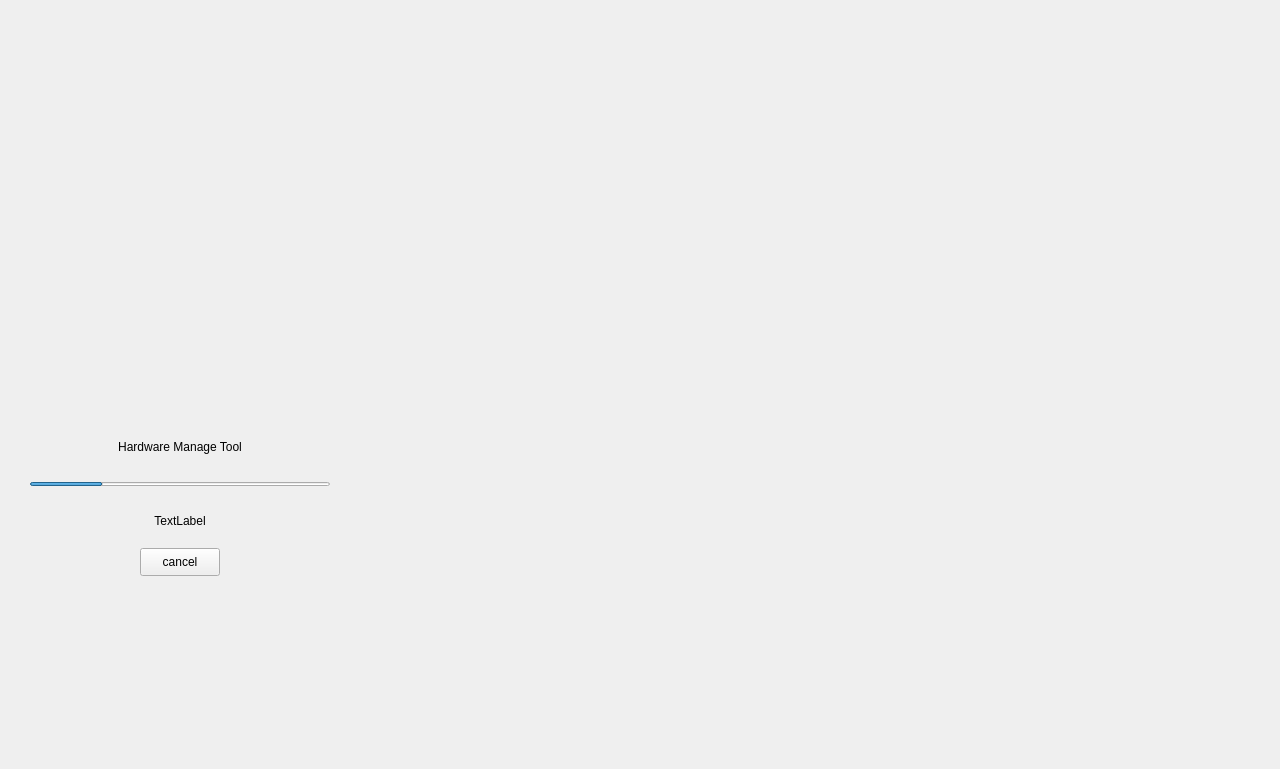
<?xml version="1.0" encoding="UTF-8"?>
<ui version="4.0">
 <class>Launcher</class>
 <widget class="QWidget" name="Launcher">
  <property name="geometry">
   <rect>
    <x>0</x>
    <y>0</y>
    <width>1280</width>
    <height>769</height>
   </rect>
  </property>
  <property name="minimumSize">
   <size>
    <width>1280</width>
    <height>769</height>
   </size>
  </property>
  <property name="maximumSize">
   <size>
    <width>1280</width>
    <height>769</height>
   </size>
  </property>
  <property name="windowTitle">
   <string>Launcher</string>
  </property>
  <layout class="QHBoxLayout" name="horizontalLayout_4">
   <property name="spacing">
    <number>0</number>
   </property>
   <property name="leftMargin">
    <number>0</number>
   </property>
   <property name="topMargin">
    <number>0</number>
   </property>
   <property name="rightMargin">
    <number>100</number>
   </property>
   <property name="bottomMargin">
    <number>0</number>
   </property>
   <item>
    <widget class="QWidget" name="widget" native="true">
     <property name="minimumSize">
      <size>
       <width>360</width>
       <height>0</height>
      </size>
     </property>
     <property name="maximumSize">
      <size>
       <width>360</width>
       <height>16777215</height>
      </size>
     </property>
     <layout class="QVBoxLayout" name="verticalLayout">
      <property name="spacing">
       <number>20</number>
      </property>
      <property name="leftMargin">
       <number>0</number>
      </property>
      <property name="topMargin">
       <number>0</number>
      </property>
      <property name="rightMargin">
       <number>0</number>
      </property>
      <property name="bottomMargin">
       <number>0</number>
      </property>
      <item>
       <widget class="QWidget" name="fixedSpacer_0" native="true">
        <property name="minimumSize">
         <size>
          <width>0</width>
          <height>330</height>
         </size>
        </property>
        <property name="maximumSize">
         <size>
          <width>16777215</width>
          <height>330</height>
         </size>
        </property>
       </widget>
      </item>
      <item>
       <layout class="QHBoxLayout" name="horizontalLayout">
        <property name="spacing">
         <number>0</number>
        </property>
        <item>
         <spacer name="horizontalSpacer">
          <property name="orientation">
           <enum>Qt::Horizontal</enum>
          </property>
          <property name="sizeHint" stdset="0">
           <size>
            <width>40</width>
            <height>20</height>
           </size>
          </property>
         </spacer>
        </item>
        <item>
         <widget class="QLabel" name="IconLabel">
          <property name="minimumSize">
           <size>
            <width>70</width>
            <height>70</height>
           </size>
          </property>
          <property name="maximumSize">
           <size>
            <width>70</width>
            <height>70</height>
           </size>
          </property>
          <property name="text">
           <string/>
          </property>
         </widget>
        </item>
        <item>
         <spacer name="horizontalSpacer_2">
          <property name="orientation">
           <enum>Qt::Horizontal</enum>
          </property>
          <property name="sizeHint" stdset="0">
           <size>
            <width>40</width>
            <height>20</height>
           </size>
          </property>
         </spacer>
        </item>
       </layout>
      </item>
      <item>
       <widget class="QLabel" name="NameLabel">
        <property name="text">
         <string>Hardware Manage Tool</string>
        </property>
        <property name="alignment">
         <set>Qt::AlignCenter</set>
        </property>
       </widget>
      </item>
      <item>
       <layout class="QHBoxLayout" name="horizontalLayout_2">
        <property name="spacing">
         <number>0</number>
        </property>
        <item>
         <spacer name="horizontalSpacer_3">
          <property name="orientation">
           <enum>Qt::Horizontal</enum>
          </property>
          <property name="sizeHint" stdset="0">
           <size>
            <width>40</width>
            <height>20</height>
           </size>
          </property>
         </spacer>
        </item>
        <item>
         <widget class="QProgressBar" name="ProgressBar">
          <property name="minimumSize">
           <size>
            <width>300</width>
            <height>4</height>
           </size>
          </property>
          <property name="maximumSize">
           <size>
            <width>300</width>
            <height>4</height>
           </size>
          </property>
          <property name="value">
           <number>24</number>
          </property>
          <property name="textVisible">
           <bool>false</bool>
          </property>
         </widget>
        </item>
        <item>
         <spacer name="horizontalSpacer_4">
          <property name="orientation">
           <enum>Qt::Horizontal</enum>
          </property>
          <property name="sizeHint" stdset="0">
           <size>
            <width>40</width>
            <height>20</height>
           </size>
          </property>
         </spacer>
        </item>
       </layout>
      </item>
      <item>
       <widget class="QLabel" name="StatusLabel">
        <property name="text">
         <string>TextLabel</string>
        </property>
        <property name="alignment">
         <set>Qt::AlignCenter</set>
        </property>
       </widget>
      </item>
      <item>
       <layout class="QHBoxLayout" name="horizontalLayout_3">
        <property name="spacing">
         <number>0</number>
        </property>
        <item>
         <spacer name="horizontalSpacer_5">
          <property name="orientation">
           <enum>Qt::Horizontal</enum>
          </property>
          <property name="sizeHint" stdset="0">
           <size>
            <width>40</width>
            <height>20</height>
           </size>
          </property>
         </spacer>
        </item>
        <item>
         <widget class="QPushButton" name="CancelBtn">
          <property name="minimumSize">
           <size>
            <width>80</width>
            <height>28</height>
           </size>
          </property>
          <property name="maximumSize">
           <size>
            <width>80</width>
            <height>28</height>
           </size>
          </property>
          <property name="text">
           <string>cancel</string>
          </property>
         </widget>
        </item>
        <item>
         <spacer name="horizontalSpacer_6">
          <property name="orientation">
           <enum>Qt::Horizontal</enum>
          </property>
          <property name="sizeHint" stdset="0">
           <size>
            <width>40</width>
            <height>20</height>
           </size>
          </property>
         </spacer>
        </item>
       </layout>
      </item>
      <item>
       <spacer name="verticalSpacer">
        <property name="orientation">
         <enum>Qt::Vertical</enum>
        </property>
        <property name="sizeHint" stdset="0">
         <size>
          <width>20</width>
          <height>257</height>
         </size>
        </property>
       </spacer>
      </item>
     </layout>
    </widget>
   </item>
   <item>
    <spacer name="horizontalSpacer_7">
     <property name="orientation">
      <enum>Qt::Horizontal</enum>
     </property>
     <property name="sizeHint" stdset="0">
      <size>
       <width>293</width>
       <height>20</height>
      </size>
     </property>
    </spacer>
   </item>
   <item>
    <layout class="QVBoxLayout" name="verticalLayout_2">
     <property name="spacing">
      <number>0</number>
     </property>
     <item>
      <spacer name="verticalSpacer_2">
       <property name="orientation">
        <enum>Qt::Vertical</enum>
       </property>
       <property name="sizeHint" stdset="0">
        <size>
         <width>20</width>
         <height>40</height>
        </size>
       </property>
      </spacer>
     </item>
     <item>
      <widget class="QLabel" name="PicLabel">
       <property name="minimumSize">
        <size>
         <width>600</width>
         <height>460</height>
        </size>
       </property>
       <property name="maximumSize">
        <size>
         <width>600</width>
         <height>460</height>
        </size>
       </property>
       <property name="text">
        <string/>
       </property>
       <property name="pixmap">
        <pixmap resource="launcherRes.qrc">:/res/image/ic_launcher_bg.png</pixmap>
       </property>
       <property name="scaledContents">
        <bool>true</bool>
       </property>
      </widget>
     </item>
     <item>
      <spacer name="verticalSpacer_3">
       <property name="orientation">
        <enum>Qt::Vertical</enum>
       </property>
       <property name="sizeHint" stdset="0">
        <size>
         <width>20</width>
         <height>40</height>
        </size>
       </property>
      </spacer>
     </item>
    </layout>
   </item>
  </layout>
 </widget>
 <resources>
  <include location="launcherRes.qrc"/>
 </resources>
 <connections/>
</ui>
